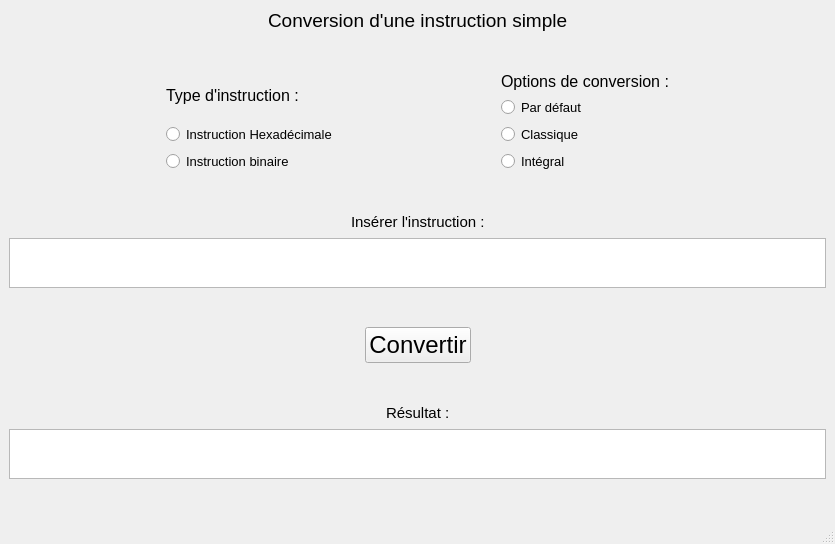
<?xml version="1.0" encoding="UTF-8"?>
<ui version="4.0">
 <class>MainWindow</class>
 <widget class="QMainWindow" name="MainWindow">
  <property name="geometry">
   <rect>
    <x>0</x>
    <y>0</y>
    <width>835</width>
    <height>544</height>
   </rect>
  </property>
  <property name="windowTitle">
   <string>MainWindow</string>
  </property>
  <widget class="QWidget" name="centralwidget">
   <layout class="QVBoxLayout" name="verticalLayout_3">
    <item>
     <layout class="QHBoxLayout" name="horizontalLayout_5">
      <item>
       <spacer name="horizontalSpacer_13">
        <property name="orientation">
         <enum>Qt::Horizontal</enum>
        </property>
        <property name="sizeHint" stdset="0">
         <size>
          <width>20</width>
          <height>20</height>
         </size>
        </property>
       </spacer>
      </item>
      <item>
       <widget class="QLabel" name="label">
        <property name="font">
         <font>
          <pointsize>14</pointsize>
         </font>
        </property>
        <property name="text">
         <string>Conversion d'une instruction simple</string>
        </property>
       </widget>
      </item>
      <item>
       <spacer name="horizontalSpacer_14">
        <property name="orientation">
         <enum>Qt::Horizontal</enum>
        </property>
        <property name="sizeHint" stdset="0">
         <size>
          <width>20</width>
          <height>20</height>
         </size>
        </property>
       </spacer>
      </item>
     </layout>
    </item>
    <item>
     <spacer name="verticalSpacer">
      <property name="orientation">
       <enum>Qt::Vertical</enum>
      </property>
      <property name="sizeHint" stdset="0">
       <size>
        <width>13</width>
        <height>6</height>
       </size>
      </property>
     </spacer>
    </item>
    <item>
     <layout class="QHBoxLayout" name="horizontalLayout">
      <item>
       <spacer name="horizontalSpacer_19">
        <property name="orientation">
         <enum>Qt::Horizontal</enum>
        </property>
        <property name="sizeHint" stdset="0">
         <size>
          <width>20</width>
          <height>20</height>
         </size>
        </property>
       </spacer>
      </item>
      <item>
       <layout class="QVBoxLayout" name="verticalLayout">
        <item>
         <widget class="QLabel" name="label_4">
          <property name="font">
           <font>
            <pointsize>12</pointsize>
           </font>
          </property>
          <property name="text">
           <string>Type d'instruction :</string>
          </property>
         </widget>
        </item>
        <item>
         <widget class="QRadioButton" name="radioButton">
          <property name="font">
           <font>
            <pointsize>10</pointsize>
           </font>
          </property>
          <property name="text">
           <string>Instruction Hexadécimale</string>
          </property>
         </widget>
        </item>
        <item>
         <widget class="QRadioButton" name="radioButton_2">
          <property name="font">
           <font>
            <pointsize>10</pointsize>
           </font>
          </property>
          <property name="text">
           <string>Instruction binaire</string>
          </property>
         </widget>
        </item>
       </layout>
      </item>
      <item>
       <spacer name="horizontalSpacer_17">
        <property name="orientation">
         <enum>Qt::Horizontal</enum>
        </property>
        <property name="sizeHint" stdset="0">
         <size>
          <width>20</width>
          <height>20</height>
         </size>
        </property>
       </spacer>
      </item>
      <item>
       <layout class="QVBoxLayout" name="verticalLayout_2">
        <item>
         <widget class="QLabel" name="label_5">
          <property name="font">
           <font>
            <pointsize>12</pointsize>
           </font>
          </property>
          <property name="text">
           <string>Options de conversion :</string>
          </property>
          <property name="alignment">
           <set>Qt::AlignCenter</set>
          </property>
         </widget>
        </item>
        <item>
         <widget class="QRadioButton" name="radioButton_3">
          <property name="font">
           <font>
            <pointsize>10</pointsize>
           </font>
          </property>
          <property name="text">
           <string>Par défaut</string>
          </property>
         </widget>
        </item>
        <item>
         <widget class="QRadioButton" name="radioButton_4">
          <property name="font">
           <font>
            <pointsize>10</pointsize>
           </font>
          </property>
          <property name="text">
           <string>Classique</string>
          </property>
         </widget>
        </item>
        <item>
         <widget class="QRadioButton" name="radioButton_5">
          <property name="font">
           <font>
            <pointsize>10</pointsize>
           </font>
          </property>
          <property name="text">
           <string>Intégral</string>
          </property>
         </widget>
        </item>
       </layout>
      </item>
      <item>
       <spacer name="horizontalSpacer_18">
        <property name="orientation">
         <enum>Qt::Horizontal</enum>
        </property>
        <property name="sizeHint" stdset="0">
         <size>
          <width>20</width>
          <height>20</height>
         </size>
        </property>
       </spacer>
      </item>
     </layout>
    </item>
    <item>
     <spacer name="verticalSpacer_2">
      <property name="orientation">
       <enum>Qt::Vertical</enum>
      </property>
      <property name="sizeHint" stdset="0">
       <size>
        <width>17</width>
        <height>6</height>
       </size>
      </property>
     </spacer>
    </item>
    <item>
     <layout class="QHBoxLayout" name="horizontalLayout_4">
      <item>
       <spacer name="horizontalSpacer_11">
        <property name="orientation">
         <enum>Qt::Horizontal</enum>
        </property>
        <property name="sizeHint" stdset="0">
         <size>
          <width>20</width>
          <height>20</height>
         </size>
        </property>
       </spacer>
      </item>
      <item>
       <widget class="QLabel" name="label_2">
        <property name="font">
         <font>
          <pointsize>11</pointsize>
         </font>
        </property>
        <property name="text">
         <string>Insérer l'instruction :</string>
        </property>
       </widget>
      </item>
      <item>
       <spacer name="horizontalSpacer_12">
        <property name="orientation">
         <enum>Qt::Horizontal</enum>
        </property>
        <property name="sizeHint" stdset="0">
         <size>
          <width>20</width>
          <height>20</height>
         </size>
        </property>
       </spacer>
      </item>
     </layout>
    </item>
    <item>
     <widget class="QTextEdit" name="textEdit">
      <property name="maximumSize">
       <size>
        <width>16777215</width>
        <height>50</height>
       </size>
      </property>
      <property name="font">
       <font>
        <pointsize>12</pointsize>
       </font>
      </property>
     </widget>
    </item>
    <item>
     <spacer name="verticalSpacer_3">
      <property name="orientation">
       <enum>Qt::Vertical</enum>
      </property>
      <property name="sizeHint" stdset="0">
       <size>
        <width>17</width>
        <height>6</height>
       </size>
      </property>
     </spacer>
    </item>
    <item>
     <layout class="QHBoxLayout" name="horizontalLayout_2">
      <item>
       <spacer name="horizontalSpacer_15">
        <property name="orientation">
         <enum>Qt::Horizontal</enum>
        </property>
        <property name="sizeHint" stdset="0">
         <size>
          <width>20</width>
          <height>20</height>
         </size>
        </property>
       </spacer>
      </item>
      <item>
       <widget class="QPushButton" name="pushButton_3">
        <property name="font">
         <font>
          <pointsize>18</pointsize>
         </font>
        </property>
        <property name="text">
         <string>Convertir</string>
        </property>
       </widget>
      </item>
      <item>
       <spacer name="horizontalSpacer_16">
        <property name="orientation">
         <enum>Qt::Horizontal</enum>
        </property>
        <property name="sizeHint" stdset="0">
         <size>
          <width>20</width>
          <height>20</height>
         </size>
        </property>
       </spacer>
      </item>
     </layout>
    </item>
    <item>
     <spacer name="verticalSpacer_4">
      <property name="orientation">
       <enum>Qt::Vertical</enum>
      </property>
      <property name="sizeHint" stdset="0">
       <size>
        <width>17</width>
        <height>6</height>
       </size>
      </property>
     </spacer>
    </item>
    <item>
     <layout class="QHBoxLayout" name="horizontalLayout_3">
      <item>
       <spacer name="horizontalSpacer_10">
        <property name="orientation">
         <enum>Qt::Horizontal</enum>
        </property>
        <property name="sizeHint" stdset="0">
         <size>
          <width>20</width>
          <height>20</height>
         </size>
        </property>
       </spacer>
      </item>
      <item>
       <widget class="QLabel" name="label_3">
        <property name="font">
         <font>
          <pointsize>11</pointsize>
         </font>
        </property>
        <property name="text">
         <string>Résultat :</string>
        </property>
       </widget>
      </item>
      <item>
       <spacer name="horizontalSpacer_9">
        <property name="orientation">
         <enum>Qt::Horizontal</enum>
        </property>
        <property name="sizeHint" stdset="0">
         <size>
          <width>20</width>
          <height>20</height>
         </size>
        </property>
       </spacer>
      </item>
     </layout>
    </item>
    <item>
     <widget class="QTextEdit" name="textEdit_2">
      <property name="maximumSize">
       <size>
        <width>16777215</width>
        <height>50</height>
       </size>
      </property>
      <property name="font">
       <font>
        <pointsize>12</pointsize>
       </font>
      </property>
      <property name="html">
       <string>&lt;!DOCTYPE HTML PUBLIC &quot;-//W3C//DTD HTML 4.0//EN&quot; &quot;http://www.w3.org/TR/REC-html40/strict.dtd&quot;&gt;
&lt;html&gt;&lt;head&gt;&lt;meta name=&quot;qrichtext&quot; content=&quot;1&quot; /&gt;&lt;style type=&quot;text/css&quot;&gt;
p, li { white-space: pre-wrap; }
&lt;/style&gt;&lt;/head&gt;&lt;body style=&quot; font-family:'MS Shell Dlg 2'; font-size:12pt; font-weight:400; font-style:normal;&quot;&gt;
&lt;p style=&quot;-qt-paragraph-type:empty; margin-top:0px; margin-bottom:0px; margin-left:0px; margin-right:0px; -qt-block-indent:0; text-indent:0px;&quot;&gt;&lt;br /&gt;&lt;/p&gt;&lt;/body&gt;&lt;/html&gt;</string>
      </property>
     </widget>
    </item>
    <item>
     <spacer name="verticalSpacer_6">
      <property name="orientation">
       <enum>Qt::Vertical</enum>
      </property>
      <property name="sizeHint" stdset="0">
       <size>
        <width>18</width>
        <height>6</height>
       </size>
      </property>
     </spacer>
    </item>
   </layout>
  </widget>
  <widget class="QMenuBar" name="menubar">
   <property name="geometry">
    <rect>
     <x>0</x>
     <y>0</y>
     <width>835</width>
     <height>26</height>
    </rect>
   </property>
  </widget>
  <widget class="QStatusBar" name="statusbar"/>
 </widget>
 <resources/>
 <connections/>
</ui>
